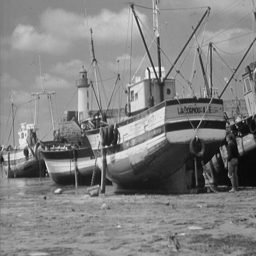
%> input picture Reversible Watermarking by Difference Expansion/boat_256x256.tif, 256 x 256 px
$ octave DE_embedding.m   (GNU Octave 9; MATLAB toolbox functions it lacks are replaced by stand-ins)
%> lines starting %> are read from the running program, lines starting %| are printed output that depends on the picture
%> further down, ORIGINAL_IMAGE is the input picture: size 256x256 uint8; min 6, max 247, mean 129.7
### Reversible Watermarking by Difference Expansion/DE_Encode.m
function [WATERMARKED_IMAGE] = DE_Encode(ORIGINAL_IMAGE, WATERMARK_PAYLOAD)
%> called with WATERMARK_PAYLOAD = [1 0 1 0 0 1 1 0 1 1]
    THRESHOLD = 20;
    [HEIGHT WIDTH] = size(ORIGINAL_IMAGE);
%> HEIGHT = 256; WIDTH = 256
    WATERMARK_LENGTH = length(WATERMARK_PAYLOAD);
    %% STEP 1 : calculating the difference values
    IMAGE_DIFF = blkproc(double(ORIGINAL_IMAGE), [1 2], inline('x(1) - x(2)')); % get difference
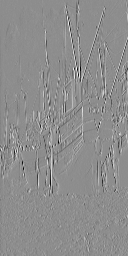
%> IMAGE_DIFF: size 256x128 double; min -169, max 135, mean 0.1; drawn with min black and max white
    IMAGE_AVRG = blkproc(double(ORIGINAL_IMAGE), [1 2], inline('floor((x(1) + x(2)) / 2)')); % get average
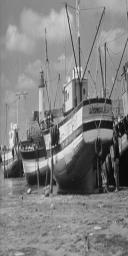
%> IMAGE_AVRG: size 256x128 double; min 8, max 241, mean 129.5

    %% SETP 2, 3 : partitioning difference values into four sets (EZ, EN, CN, NC), creating a location map
    LOCAL_MAP_ARRAY = zeros(HEIGHT, WIDTH / 2);
    SETID = zeros(HEIGHT, WIDTH / 2); % identifies later as to which set a particulat pair belongs
    EZ_SET_Index = 0; EN1_SET_Index = 0; EN2_CN_SET_Index = 1;
    EN2_CN_SET = [];

    for i = 1 : HEIGHT
        for j = 1 : WIDTH / 2
            if (abs(2 * IMAGE_DIFF(i, j) + 0) <= min(2 * (255 - IMAGE_AVRG(i, j)), 2 * IMAGE_AVRG(i, j) + 1) ...
             || abs(2 * IMAGE_DIFF(i, j) + 1) <= min(2 * (255 - IMAGE_AVRG(i, j)), 2 * IMAGE_AVRG(i, j) + 1)) ...
              && (IMAGE_DIFF(i, j) == 0 || IMAGE_DIFF(i, j) == -1)
                % all pixel pairs that satisfy the difference value condition
                EZ_SET_Index = EZ_SET_Index + 1;
                LOCAL_MAP_ARRAY(i, j) = 1;
                SETID(i, j) = 1;
            elseif abs(2 * IMAGE_DIFF(i, j) + 0) <= min(2 * (255 - IMAGE_AVRG(i, j)), 2 * IMAGE_AVRG(i, j) + 1) ...
                || abs(2 * IMAGE_DIFF(i, j) + 1) <= min(2 * (255 - IMAGE_AVRG(i, j)), 2 * IMAGE_AVRG(i, j) + 1)
                if abs(IMAGE_DIFF(i, j)) <= THRESHOLD
                    % all pixel pairs whose difference value is less than threshold
                    EN1_SET_Index = EN1_SET_Index + 1;
                    LOCAL_MAP_ARRAY(i, j) = 1;
                    SETID(i, j) = 2;
                else
                    % set EN2_CN_SET contains all pixel pairs whose difference value is greater than threshold
                    % embedding is performed in set EN2_SET
                    EN2_CN_SET(EN2_CN_SET_Index) = IMAGE_DIFF(i, j);
                    EN2_CN_SET_Index = EN2_CN_SET_Index + 1;
                    LOCAL_MAP_ARRAY(i, j) = 0;
                    SETID(i, j) = 3;
                end
            elseif abs(2 * floor(IMAGE_DIFF(i, j) / 2) + 0) <= min(2 * (255 - IMAGE_AVRG(i, j)), 2 * IMAGE_AVRG(i, j) + 1)...
                 || abs(2 * floor(IMAGE_DIFF(i, j) / 2) + 1) <= min(2 * (255 - IMAGE_AVRG(i, j)), 2 * IMAGE_AVRG(i, j) + 1)
                % set EN2_CN_SET contains all changeable pixel pairs
                % embedding is performed in set CN_SET
                EN2_CN_SET(EN2_CN_SET_Index) = IMAGE_DIFF(i, j);
                EN2_CN_SET_Index = EN2_CN_SET_Index + 1;
                LOCAL_MAP_ARRAY(i, j) = 0;
                SETID(i, j) = 4;
            else
                % all non changable pixel pairs
                LOCAL_MAP_ARRAY(i, j) = 0;
                SETID(i, j) = 5;
            end
        end
    end
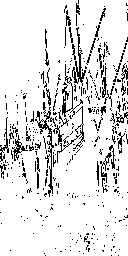
%> LOCAL_MAP_ARRAY: size 256x128 double; values 0 (black) and 1 (white), 88.5% white; black in thin lines or dots
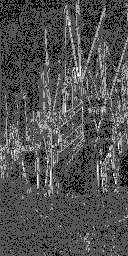
%> SETID: size 256x128 double; min 1, max 4, mean 1.93; drawn with min black and max white
%> after the loop, EN1_SET_Index = 22683; EN2_CN_SET = 3761 values, max 135 at index 643, min -169 at index 646, mean -0.152; EN2_CN_SET_Index = 3762; EZ_SET_Index = 6324
    LOCAL_MAP_VECTOR = reshape(LOCAL_MAP_ARRAY, 1, HEIGHT * WIDTH / 2);

    %% STEP 4: Collecting original LSB values
    EN2_CN_LSBs = zeros(1, length(EN2_CN_SET));
    for i = 1 : length(EN2_CN_SET)
        EN2_CN_LSBs(i) = bitget(abs(EN2_CN_SET(i)), 1);
    end
%> after the loop, EN2_CN_LSBs = 3761 values, max 1 at index 1, min 0 at index 2, mean 0.522

    %% STEP 5, 6 : data embedding by replacement, inverse integer transform
    % Compress the Location map using Arithmetic coding
    % find how many times 0 occurs in the LOCAL_MAP_VECTOR
    xx = find(LOCAL_MAP_VECTOR == 0);
%> xx = 3761 values from 146 to 32730
    totalVals = HEIGHT * WIDTH / 2;
%> totalVals = 32768
    % code the sequence using arithmetic coding
    LOCAL_MAP_VECTOR_COUNTS = [round((length(xx) / totalVals) * 100) round(((totalVals - length(xx)) / totalVals) * 100)];
%> LOCAL_MAP_VECTOR_COUNTS = [11 89]
    LOCAL_MAP_VECTOR = LOCAL_MAP_VECTOR + 1; % arithenco accept +ve numbers only
%> the run ends on the next line
    LOCAL_MAP_VECTOR_ENCODED = arithenco(LOCAL_MAP_VECTOR, LOCAL_MAP_VECTOR_COUNTS);
    str = sprintf('Local Map Length = %d ------ Compressed Local Map Length = %d', HEIGHT * WIDTH / 2, length(LOCAL_MAP_VECTOR_ENCODED));
    disp(str);

    % STEP 5B: Compress the Original LSB's using Arithmetic coding
    % find how many times 0 occurs in the binary sequence
    xx = find(EN2_CN_LSBs == 0);
    totalVals = length(EN2_CN_LSBs);

    % code the sequence using arithmetic coding
    EN2_CN_LSBs_COUNTS = [round((length(xx) / totalVals) * 100) round(((totalVals - length(xx)) / totalVals) * 100)];
    EN2_CN_LSBs = EN2_CN_LSBs + 1;
    EN2_CN_LSBs_ENCODED = arithenco(EN2_CN_LSBs, EN2_CN_LSBs_COUNTS);
    str = sprintf('Original Bits Length = %d ------ Compressed Bits Length = %d', length(EN2_CN_LSBs), length(EN2_CN_LSBs_ENCODED));
    disp(str);

    % Calculate Available embedding capacity
    % Calculate total Available Embedding Capacity
    totalCapacity = EZ_SET_Index + EN1_SET_Index + length(EN2_CN_SET);

    % Calculate payload size
    HEADERLEN = 112;
    totalPayload = length(LOCAL_MAP_VECTOR_ENCODED) + length(EN2_CN_LSBs_ENCODED);
    MAX_WATERMARK_LENGTH = totalCapacity - totalPayload - HEADERLEN;
    PAYLOAD_PADDING = [];
    if MAX_WATERMARK_LENGTH < WATERMARK_LENGTH
        WATERMARKED_IMAGE = [];
    elseif MAX_WATERMARK_LENGTH > WATERMARK_LENGTH
        PADDING_LENGTH = MAX_WATERMARK_LENGTH - WATERMARK_LENGTH;
        PAYLOAD_PADDING = zeros(1, PADDING_LENGTH);
    end

    str = sprintf('Total Capacity = %d ------ Watermark Length = %d', totalCapacity, WATERMARK_LENGTH);
    disp(str);

    % Convert header info into bit stream
    hbinSeq =                 dec2bin(LOCAL_MAP_VECTOR_COUNTS(1, 1), 8);
    hbinSeq = strcat(hbinSeq, dec2bin(LOCAL_MAP_VECTOR_COUNTS(1, 2), 8));
    hbinSeq = strcat(hbinSeq, dec2bin(EN2_CN_LSBs_COUNTS(1, 1), 8));
    hbinSeq = strcat(hbinSeq, dec2bin(EN2_CN_LSBs_COUNTS(1, 2), 8));
    hbinSeq = strcat(hbinSeq, dec2bin(length(LOCAL_MAP_VECTOR), 16));
    hbinSeq = strcat(hbinSeq, dec2bin(length(LOCAL_MAP_VECTOR_ENCODED), 16));
    hbinSeq = strcat(hbinSeq, dec2bin(length(EN2_CN_LSBs), 16));
    hbinSeq = strcat(hbinSeq, dec2bin(length(EN2_CN_LSBs_ENCODED), 16));
    hbinSeq = strcat(hbinSeq, dec2bin(WATERMARK_LENGTH, 16));

    HEADER = zeros(1, length(hbinSeq));
    for i = 1 : length(hbinSeq)
        HEADER(i) = str2num(hbinSeq(i));
    end

    % concatenate all bitstream to obtain the embedding stream
    B = [HEADER LOCAL_MAP_VECTOR_ENCODED EN2_CN_LSBs_ENCODED WATERMARK_PAYLOAD PAYLOAD_PADDING];

    % Embedd Watermark in image
    wIndex = 1;
    exitLoop = 0;
    WATERMARKED_IMAGE = zeros(HEIGHT, WIDTH);
    for i = 1 : HEIGHT
        index = 1;
        for j = 1 : WIDTH / 2
            if SETID(i, j) ~= 5 || SETID(i, j) ~= 6
                neg = 0;
                if IMAGE_DIFF(i, j) < 0
                    neg = 1;
                end

                if SETID(i, j) == 1 || SETID(i, j) == 2
                    % Embedd watermark by shifting
                    val = bitshift(abs(IMAGE_DIFF(i, j)), 1);
                elseif SETID(i, j) == 3 || SETID(i, j) == 4
                    % Embedd watermark by replacement
                    val = abs(IMAGE_DIFF(i, j));
                end

                binSeq = dec2bin(val, 8);
                if B(1, wIndex) == 1
                    binSeq(8) = '1';
                else
                    binSeq(8) = '0';
                end

                val = bin2dec(binSeq);

                if neg == 1
                    IMAGE_DIFF(i, j) = -val;
                else
                    IMAGE_DIFF(i, j) = val;
                end
                WATERMARKED_IMAGE(i, index) = IMAGE_AVRG(i, j) + floor((IMAGE_DIFF(i, j) + 1) / 2);
                WATERMARKED_IMAGE(i,index + 1) = IMAGE_AVRG(i, j) - floor(IMAGE_DIFF(i, j) / 2);
                index = index + 2;
                if wIndex < totalCapacity
                    wIndex = wIndex + 1;
                else
                    exitLoop = 1;
                    break;
                end
            else
                WATERMARKED_IMAGE(i, index) = ORIGINAL_IMAGE(i, index);
                WATERMARKED_IMAGE(i, index + 1) = ORIGINAL_IMAGE(i, index + 1);
                index = index + 2;
            end
        end
        if exitLoop == 1
            break;
        end
    end

### Reversible Watermarking by Difference Expansion/DE_embedding.m
clear all;
close all;

ORIGINAL_IMAGE = imread('boat_256x256.tif');
PAYLOAD = [1 0 1 0 0 1 1 0 1 1];
[WATERMARKED_IMAGE] = DE_Encode(ORIGINAL_IMAGE, PAYLOAD);
